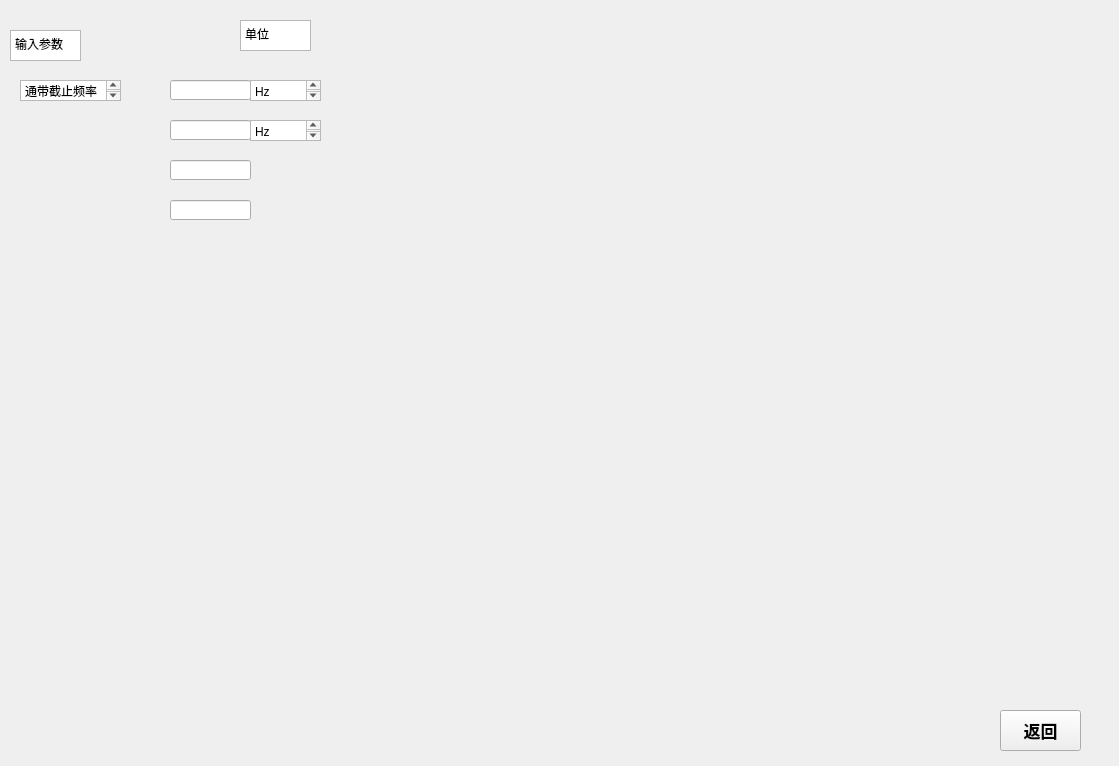
<?xml version="1.0" encoding="UTF-8"?>
<ui version="4.0">
 <class>Filter</class>
 <widget class="QWidget" name="Filter">
  <property name="geometry">
   <rect>
    <x>0</x>
    <y>0</y>
    <width>1119</width>
    <height>766</height>
   </rect>
  </property>
  <property name="windowTitle">
   <string>Form</string>
  </property>
  <widget class="QPushButton" name="returnMainWin">
   <property name="geometry">
    <rect>
     <x>1000</x>
     <y>710</y>
     <width>81</width>
     <height>41</height>
    </rect>
   </property>
   <property name="font">
    <font>
     <pointsize>13</pointsize>
     <weight>75</weight>
     <bold>true</bold>
    </font>
   </property>
   <property name="text">
    <string>返回</string>
   </property>
  </widget>
  <widget class="QLineEdit" name="lineEdit">
   <property name="geometry">
    <rect>
     <x>170</x>
     <y>80</y>
     <width>81</width>
     <height>20</height>
    </rect>
   </property>
  </widget>
  <widget class="QTextEdit" name="textEdit">
   <property name="geometry">
    <rect>
     <x>10</x>
     <y>30</y>
     <width>71</width>
     <height>31</height>
    </rect>
   </property>
   <property name="html">
    <string>&lt;!DOCTYPE HTML PUBLIC &quot;-//W3C//DTD HTML 4.0//EN&quot; &quot;http://www.w3.org/TR/REC-html40/strict.dtd&quot;&gt;
&lt;html&gt;&lt;head&gt;&lt;meta name=&quot;qrichtext&quot; content=&quot;1&quot; /&gt;&lt;style type=&quot;text/css&quot;&gt;
p, li { white-space: pre-wrap; }
&lt;/style&gt;&lt;/head&gt;&lt;body style=&quot; font-family:'SimSun'; font-size:9pt; font-weight:400; font-style:normal;&quot;&gt;
&lt;p style=&quot; margin-top:0px; margin-bottom:0px; margin-left:0px; margin-right:0px; -qt-block-indent:0; text-indent:0px;&quot;&gt;输入参数&lt;/p&gt;&lt;/body&gt;&lt;/html&gt;</string>
   </property>
  </widget>
  <widget class="QTextEdit" name="textEdit_2">
   <property name="geometry">
    <rect>
     <x>240</x>
     <y>20</y>
     <width>71</width>
     <height>31</height>
    </rect>
   </property>
   <property name="html">
    <string>&lt;!DOCTYPE HTML PUBLIC &quot;-//W3C//DTD HTML 4.0//EN&quot; &quot;http://www.w3.org/TR/REC-html40/strict.dtd&quot;&gt;
&lt;html&gt;&lt;head&gt;&lt;meta name=&quot;qrichtext&quot; content=&quot;1&quot; /&gt;&lt;style type=&quot;text/css&quot;&gt;
p, li { white-space: pre-wrap; }
&lt;/style&gt;&lt;/head&gt;&lt;body style=&quot; font-family:'SimSun'; font-size:9pt; font-weight:400; font-style:normal;&quot;&gt;
&lt;p style=&quot; margin-top:0px; margin-bottom:0px; margin-left:0px; margin-right:0px; -qt-block-indent:0; text-indent:0px;&quot;&gt;单位&lt;/p&gt;&lt;/body&gt;&lt;/html&gt;</string>
   </property>
  </widget>
  <widget class="QLineEdit" name="lineEdit_2">
   <property name="geometry">
    <rect>
     <x>170</x>
     <y>120</y>
     <width>81</width>
     <height>20</height>
    </rect>
   </property>
  </widget>
  <widget class="QLineEdit" name="lineEdit_3">
   <property name="geometry">
    <rect>
     <x>170</x>
     <y>160</y>
     <width>81</width>
     <height>20</height>
    </rect>
   </property>
  </widget>
  <widget class="QLineEdit" name="lineEdit_4">
   <property name="geometry">
    <rect>
     <x>170</x>
     <y>200</y>
     <width>81</width>
     <height>20</height>
    </rect>
   </property>
  </widget>
  <widget class="QTextEdit" name="textEdit_3">
   <property name="geometry">
    <rect>
     <x>20</x>
     <y>80</y>
     <width>101</width>
     <height>21</height>
    </rect>
   </property>
   <property name="html">
    <string>&lt;!DOCTYPE HTML PUBLIC &quot;-//W3C//DTD HTML 4.0//EN&quot; &quot;http://www.w3.org/TR/REC-html40/strict.dtd&quot;&gt;
&lt;html&gt;&lt;head&gt;&lt;meta name=&quot;qrichtext&quot; content=&quot;1&quot; /&gt;&lt;style type=&quot;text/css&quot;&gt;
p, li { white-space: pre-wrap; }
&lt;/style&gt;&lt;/head&gt;&lt;body style=&quot; font-family:'SimSun'; font-size:9pt; font-weight:400; font-style:normal;&quot;&gt;
&lt;p style=&quot; margin-top:0px; margin-bottom:0px; margin-left:0px; margin-right:0px; -qt-block-indent:0; text-indent:0px;&quot;&gt;通带截止频率&lt;/p&gt;&lt;/body&gt;&lt;/html&gt;</string>
   </property>
  </widget>
  <widget class="QTextEdit" name="textEdit_4">
   <property name="geometry">
    <rect>
     <x>250</x>
     <y>80</y>
     <width>71</width>
     <height>21</height>
    </rect>
   </property>
   <property name="html">
    <string>&lt;!DOCTYPE HTML PUBLIC &quot;-//W3C//DTD HTML 4.0//EN&quot; &quot;http://www.w3.org/TR/REC-html40/strict.dtd&quot;&gt;
&lt;html&gt;&lt;head&gt;&lt;meta name=&quot;qrichtext&quot; content=&quot;1&quot; /&gt;&lt;style type=&quot;text/css&quot;&gt;
p, li { white-space: pre-wrap; }
&lt;/style&gt;&lt;/head&gt;&lt;body style=&quot; font-family:'SimSun'; font-size:9pt; font-weight:400; font-style:normal;&quot;&gt;
&lt;p style=&quot; margin-top:0px; margin-bottom:0px; margin-left:0px; margin-right:0px; -qt-block-indent:0; text-indent:0px;&quot;&gt;Hz&lt;/p&gt;&lt;/body&gt;&lt;/html&gt;</string>
   </property>
  </widget>
  <widget class="QTextEdit" name="textEdit_5">
   <property name="geometry">
    <rect>
     <x>250</x>
     <y>120</y>
     <width>71</width>
     <height>21</height>
    </rect>
   </property>
   <property name="html">
    <string>&lt;!DOCTYPE HTML PUBLIC &quot;-//W3C//DTD HTML 4.0//EN&quot; &quot;http://www.w3.org/TR/REC-html40/strict.dtd&quot;&gt;
&lt;html&gt;&lt;head&gt;&lt;meta name=&quot;qrichtext&quot; content=&quot;1&quot; /&gt;&lt;style type=&quot;text/css&quot;&gt;
p, li { white-space: pre-wrap; }
&lt;/style&gt;&lt;/head&gt;&lt;body style=&quot; font-family:'SimSun'; font-size:9pt; font-weight:400; font-style:normal;&quot;&gt;
&lt;p style=&quot; margin-top:0px; margin-bottom:0px; margin-left:0px; margin-right:0px; -qt-block-indent:0; text-indent:0px;&quot;&gt;Hz&lt;/p&gt;&lt;/body&gt;&lt;/html&gt;</string>
   </property>
  </widget>
 </widget>
 <resources/>
 <connections/>
</ui>
